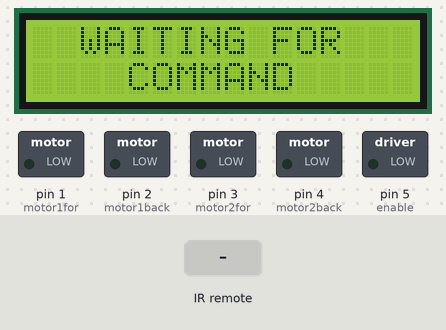
The sketch below on a simulated Arduino Uno, built with avr-gcc and run on an emulated ATmega328P. Shown: 16×2 character LCD, switched loads named in the sketch (green lamp = pin HIGH). The inputs (shaded band) are chosen by the test bench.

Above: at 1.2 s.
1.3 s: infrared code 0xFDA857 received
At 1.45 s:
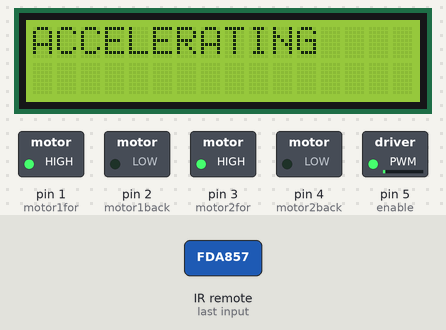
3.7 s: infrared code 0xFD8877 received
At 4.6 s:
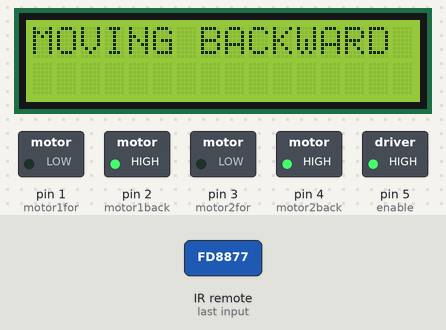
5.3 s: infrared code 0xFD48B7 received
At 6.5 s:
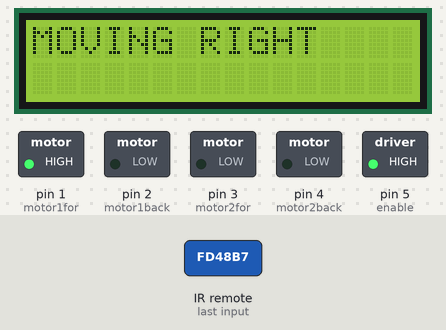
6.8 s: infrared code 0xFD28D7 received
At 7.7 s:
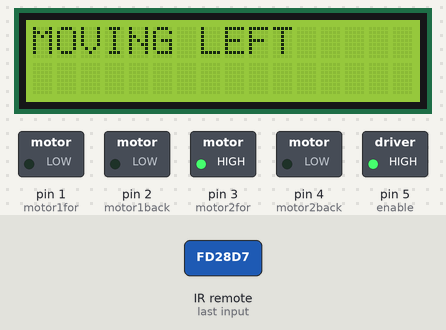
8.3 s: infrared code 0xFD6897 received
At 8.45 s:
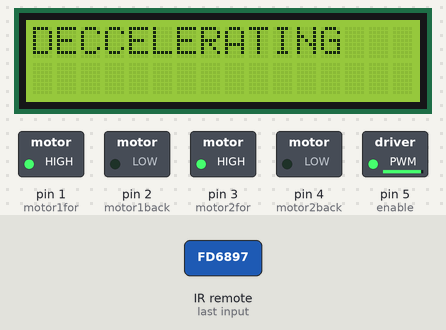
10.7 s: infrared code 0xFD08F7 received
At 11.1 s:
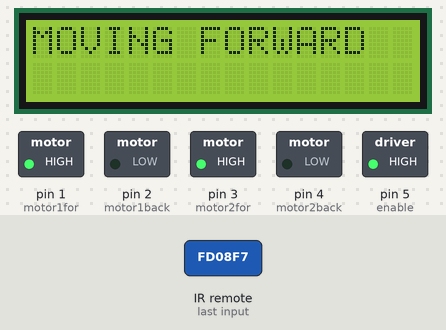
Timing chart, 0 to 13.3 s (numbered marks = the images above; inputs shaded):
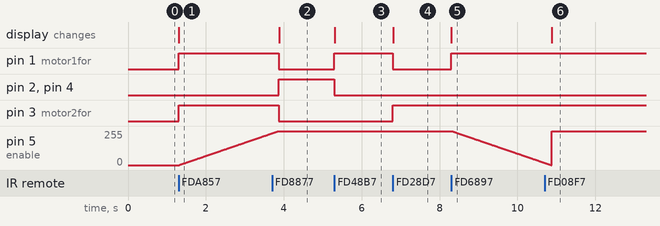

Measured:
- after the input at 1.3 s, pin 1 (motor1for), pin 3 (motor2for): LOW → HIGH at once; pin 5 (enable): moves from 0/255 to 238/255 over 2.4 s, starting at once; the display: changes at once (image 1)
- after the input at 3.7 s, pin 1 (motor1for), pin 3 (motor2for): HIGH → LOW after 0.18 s; pin 2 (motor1back), pin 4 (motor2back): LOW → HIGH after 0.18 s; the display: changes after 0.18 s (image 2)
- after the input at 5.3 s, pin 1 (motor1for): LOW → HIGH at once; pin 2 (motor1back), pin 4 (motor2back): HIGH → LOW at once; the display: changes at once (image 3)
- after the input at 6.8 s, pin 1 (motor1for): HIGH → LOW at once; pin 3 (motor2for): LOW → HIGH at once; the display: changes at once (image 4)
- after the input at 8.3 s, pin 1 (motor1for): LOW → HIGH at once; pin 5 (enable): moves from 255/255 to 17/255 over 2.4 s, starting at once; the display: changes at once (image 5)
- after the input at 10.7 s, the display: changes after 0.18 s (image 6)

The sketch:

RemoteControlledCar.ino
```cpp
#include<LiquidCrystal.h>
#include<IRremote.h>

LiquidCrystal lcd(6,7,8,9,10,11);
int IRpin = 12;
IRrecv IR(IRpin);
decode_results result;

int motor1for = 1;
int motor1back = 2;
int motor2for = 3;
int motor2back = 4;
int enable = 5;

void setup(){
  pinMode(motor1for,OUTPUT);
  pinMode(motor1back,OUTPUT);
  pinMode(motor2for,OUTPUT);
  pinMode(motor2back,OUTPUT);
  pinMode(enable,OUTPUT);

  lcd.begin(16,2);
  IR.enableIRIn();
  take_cmd();

}
void take_cmd(){
  lcd.clear();
  lcd.setCursor(2,0);
  lcd.print("WAITING FOR");
  lcd.setCursor(4,1);
  lcd.print("COMMAND");
}
void loop(){
  if (IR.decode(&result)){
  if (result.value == 0xFD08F7){
    digitalWrite(enable, HIGH);
    digitalWrite(motor1for,HIGH);
    digitalWrite(motor1back,LOW);
    digitalWrite(motor2for, HIGH);
    digitalWrite(motor2back, LOW);
    lcd.clear();
    lcd.setCursor(0,0);
    lcd.print("MOVING FORWARD");
    IR.resume();
  }
  else if (result.value == 0xFD8877){
    digitalWrite(enable, HIGH);
    digitalWrite(motor1for,LOW);
    digitalWrite(motor1back,HIGH);
    digitalWrite(motor2for, LOW);
    digitalWrite(motor2back, HIGH);
    lcd.clear();
    lcd.setCursor(0,0);
    lcd.print("MOVING BACKWARD");
    IR.resume();
  }
  else if (result.value == 0xFD48B7){
    digitalWrite(enable, HIGH);
    digitalWrite(motor1for,HIGH);
    digitalWrite(motor1back,LOW);
    digitalWrite(motor2for, LOW);
    digitalWrite(motor2back, LOW);
    lcd.clear();
    lcd.setCursor(0,0);
    lcd.print("MOVING RIGHT");
    IR.resume();
  }
  else if (result.value == 0xFD28D7){
    digitalWrite(enable, HIGH);
    digitalWrite(motor1for,LOW);
    digitalWrite(motor1back,LOW);
    digitalWrite(motor2for, HIGH);
    digitalWrite(motor2back, LOW);
    lcd.clear();
    lcd.setCursor(0,0);
    lcd.print("MOVING LEFT");
    IR.resume();
  }
   else if (result.value == 0xFD00FF){
     digitalWrite(enable, LOW);
     digitalWrite(motor1for,LOW);
     digitalWrite(motor1back,LOW);
     digitalWrite(motor2for, LOW);
     digitalWrite(motor2back, LOW);
     take_cmd();
     IR.resume();
   }
    else if (result.value == 0xFD30CF){
     digitalWrite(enable, LOW);
     digitalWrite(motor1for,LOW);
     digitalWrite(motor1back,LOW);
     digitalWrite(motor2for, LOW);
     digitalWrite(motor2back, LOW);
     lcd.clear();
     lcd.setCursor(0,0);
     lcd.print("STOPPED");
     IR.resume();
    }
    else if (result.value == 0xFDA857){
      lcd.clear();
      lcd.setCursor(0,0);
      lcd.print("ACCELERATING");
      for (int i = 0;i < 256;i++){
        analogWrite(enable, i);
        digitalWrite(motor1for,HIGH);
        digitalWrite(motor1back,LOW);
        digitalWrite(motor2for, HIGH);
        digitalWrite(motor2back, LOW);
        delay(10);
      }
      lcd.clear();
      lcd.setCursor(0,0);
      lcd.print("MAXIMUM SPEED");
      IR.resume();
    }
    else if (result.value == 0xFD6897){
      lcd.clear();
      lcd.setCursor(0,0);
      lcd.print("DECCELERATING");
      for (int i = 255;i >= 0;i--){
        analogWrite(enable, i);
        digitalWrite(motor1for,HIGH);
        digitalWrite(motor1back,LOW);
        digitalWrite(motor2for, HIGH);
        digitalWrite(motor2back, LOW);
        delay(10);
      }
      lcd.clear();
      lcd.setCursor(0,0);
      lcd.print("MINIMUM SPEED");
      IR.resume();
    }
  }
}
```
